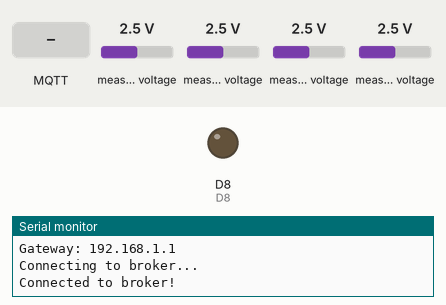
Simulated run of this sketch. Board: ESP8266 (NodeMCU). Shown: output pins drawn as LEDs (lit = HIGH), the last lines printed to the serial monitor. Wiring (inferred from the names in the program): PCF8591 converter at I2C address 0x48. The test bench sets the inputs (shaded band); at power-on: measured voltage 2.5 V. WiFi joins after 1.5 s; servers stay silent unless stated; no MQTT or app messages arrive unless stated.

Above: at 2.7 s.
2.8 s: MQTT message "valve4On" arrives on the first subscribed topic
At 3.3 s:
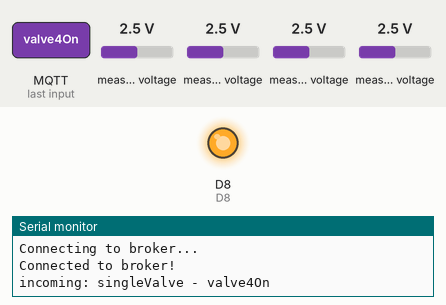
4.3 s: MQTT message "singleValve" arrives on the first subscribed topic
5.8 s: MQTT message "valve1Off" arrives on the first subscribed topic
Timing chart, 0 to 8.8 s (numbered marks = the images above; inputs shaded):
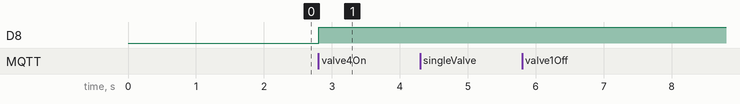

Measured:
- after the input at 2.8 s, D8: LOW → HIGH at once

The sketch:

valveDebug.ino
```cpp
#include <Filters.h>
#include <ESP8266WiFi.h>
#include <Wire.h>
#include <MQTT.h>  // MQTT Library by Joel Gaehwiler, https://github.com/256dpi/arduino-mqtt


const char ssid[] = "Apogee";
const char pass[] = "PerformHumanSimulator";

// Variables for commanding a prescribed valve-open time
bool holdOpenSwitch = false;
unsigned long commandedBurnTimeMicros;
unsigned long openedMicros;  // The time at which the valve was commanded to be opened

// Set the publish rate (in milliseconds) for publishing pressure values
float pubRate = 100;
float averageADC0 = 0;
float averageADC1 = 0;
int numMeasurements = 5;

// Variabkles for timekeeping while performing "parallel" processes
unsigned long currentMillis;
unsigned long currentMicros;
unsigned long previousAverageSampleMillis = 0;
unsigned long previousSubsampleMillis = 0;
unsigned long previousMicros = 0;

// Because I'm using a NodeMCU Amica microcontroller (which uses some other chipset), I
// need to redefine the pins to match how they're labeled on the board.
// For example: Pin D7 on the NodeMCU Amica actually corresponds to Pin 13 in the code.
// I don't know why this is a thing, but it is.
// The reassignment below was pulled from a github discussion forum.
// Now, instead of referring to Pin 13, call it Pin D7 (for example).
#define D0 16
#define D1 5  // I2C Bus SCL (clock), also the clock for the thermocouple
#define D2 4  // I2C Bus SDA (data) Chip select (CS) pin for thermocouple
#define D3 0  // Data out pin (DO) for thermocouple
#define D4 2  // Same as "LED_BUILTIN", but inverted logic
#define D5 14 // SPI Bus SCK (clock)
#define D6 12 // SPI Bus MISO NOT WORKING
#define D7 13 // SPI Bus MOSI
#define D8 15 // SPI Bus SS (CS)
#define D9 3  // RX0 (Serial console)
#define D10 1 // TX0 (Serial console)

#define PCF8591 0x48 // Device address = 0x48, 00110000
byte adc_value0, adc_value1, adc_value2, adc_value3;

WiFiClient net;  // Instantiate an instance of WiFiClient, call it "net"
MQTTClient client;  // Instantiate an instance of MQTTClient, call it "client"


void timedPropel() {
  currentMicros = micros();
  if (currentMicros - openedMicros >= commandedBurnTimeMicros) {
    unsigned long actualBurnTime = currentMicros - openedMicros;
	digitalWrite(12, LOW);    // turn the LED off by making the voltage LOW
	digitalWrite(13, LOW);    // turn the LED off by making the voltage LOW
	digitalWrite(14, LOW);    // turn the LED off by making the voltage LOW
    digitalWrite(15, LOW);    // turn the LED off by making the voltage LOW
    holdOpenSwitch = false;
    client.publish("timedPropelReturn", String(actualBurnTime));
    Serial.print("Opened Time is ");
    Serial.println(openedMicros);
    Serial.print("Closed Time is ");
    Serial.println(currentMicros);
    Serial.println("");
    Serial.print("Thrust command complete. Thrust held for ");
    Serial.print(actualBurnTime);
    Serial.println(" microseconds.");
  }
}


void connect() {
  WiFi.hostname("propcontroller");
  WiFi.begin(ssid, pass);
  Serial.print("Attempting to connect to ");
  Serial.println(ssid);

  while(WiFi.status() != WL_CONNECTED) {
    Serial.print(".");
    delay(500);
  }

  if(WiFi.status() == WL_CONNECTED) {
    Serial.print("\nWiFi connected to ");
    Serial.println(WiFi.SSID());
    Serial.print("IP address: ");
    Serial.println(WiFi.localIP());
    Serial.print("Gateway: ");
    Serial.println(WiFi.gatewayIP());
    Serial.println("");
  }

  Serial.println("Connecting to broker...");
  // Note: Local domain names (e.g. "Computer.local" on OSX) are not supported by Arduino.
  // You need to set the IP address of the broker directly.

  // New IP Address, old one was 192.168.0.200
  client.begin("192.168.0.200", net);  // User for connecting via Apogee hotspot in the upstairs lab to Raspberry Pi
//  client.begin("192.168.43.35", net);  // Use for connecting via 4G tether to Raspberry Pi
  // client.begin("192.168.43.106", net);  // Use for connecting via 4G tether to LCARS

  while (!client.connect("propcontroller")) {
  Serial.print(".");
  delay(1000);
  }

  Serial.println("Connected to broker!");
  client.subscribe("singleValve");
}


void messageReceived(String &topic, String &payload) {
  Serial.println("incoming: " + topic + " - " + payload);

  // Valve ON
  if (topic == "singleValve" && payload == "valve1On") {
	digitalWrite(12, HIGH);   // turn the LED on (HIGH is the voltage level)
  }
  else if (topic == "singleValve" && payload == "valve2On") {
	digitalWrite(13, HIGH);   // turn the LED on (HIGH is the voltage level)
  }
  else if (topic == "singleValve" && payload == "valve3On") {
	digitalWrite(14, HIGH);   // turn the LED on (HIGH is the voltage level)
  }
  else if (topic == "singleValve" && payload == "valve4On") {
    digitalWrite(15, HIGH);   // turn the LED on (HIGH is the voltage level)
  }

 // Valve OFF
  else if (topic == "singleValve" && payload == "valve1Off") {
	digitalWrite(12, LOW);    // turn the LED off by making the voltage LOW
  }
  else if (topic == "singleValve" && payload == "valve2Off") {
    digitalWrite(13, LOW);    // turn the LED off by making the voltage LOW
  }
  else if (topic == "singleValve" && payload == "valve3Off") {
	digitalWrite(14, LOW);    // turn the LED off by making the voltage LOW
  }
  else if (topic == "singleValve" && payload == "valve4Off") {
    digitalWrite(15, LOW);    // turn the LED off by making the voltage LOW
  }
}


void setup() {
  pinMode(12, OUTPUT);
  pinMode(13, OUTPUT);
  pinMode(14, OUTPUT);
  pinMode(15, OUTPUT);

  Serial.begin(9600);
  Wire.begin();

  connect();
  client.onMessage(messageReceived);

  // Not implemented yet. Currently using rolling average method.
  // FilterOnePole lowpassFilter ( LOWPASS, filtFreq );

}


void loop() {
  client.loop();
  delay(10);  // <- fixes some issues with WiFi stability

  if (!client.connected()) {
	  digitalWrite(12, LOW); // Auto shutoff the valves if client is not connected
    digitalWrite(13, LOW);
	  digitalWrite(14, LOW);
    digitalWrite(15, LOW);
    connect(); // Attempt to connect
  }

  currentMillis = millis();

  if (currentMillis - previousSubsampleMillis >= pubRate/numMeasurements) {
    // Pressure XDCRs
    Wire.beginTransmission(PCF8591);  // Get data from the A2D Converter (PCF8591)
    Wire.write(0x04); // Send a byte to the PCF8591 to tell it to read all channels IN DIFFERENTIAL MODE
    Wire.endTransmission();
    Wire.requestFrom(PCF8591, 5); // Request three bytes from the PCF8591

    while (Wire.available()) {
      adc_value0 = Wire.read(); //This needs two reads to get the value.
      adc_value0 = Wire.read();
      adc_value1 = Wire.read();
      adc_value2 = Wire.read();
      adc_value3 = Wire.read();
    }

    averageADC0 += adc_value0;
    averageADC1 += adc_value1;
    previousSubsampleMillis = currentMillis;
  }

  if (currentMillis - previousAverageSampleMillis >= pubRate) {
    // 0 PSIG
    // ADC0 = 26  ADC1 = 22
    // 100 PSIG
    // ADC0 = 221  ADC1 = 217

    // ADC0: 100/(221-26) = 0.51282
    // ADC1: 100/(217-22) = 0.51282
    float float_psig = (averageADC0/numMeasurements - 26)*0.51282;
    float prop_psig = (averageADC1/numMeasurements - 22)*0.51282;

    client.publish("float_pressure", String(float_psig));
    client.publish("prop_pressure", String(prop_psig));

    averageADC0 = 0; // Reset for next averaging period
    averageADC1 = 0; // Reset for next averaging period
    previousAverageSampleMillis = currentMillis;
  }

  if (holdOpenSwitch) {
    timedPropel();
  }
}
```
